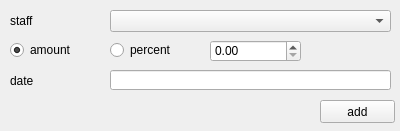
<?xml version="1.0" encoding="UTF-8"?>
<ui version="4.0">
 <class>Form</class>
 <widget class="QWidget" name="Form">
  <property name="geometry">
   <rect>
    <x>0</x>
    <y>0</y>
    <width>400</width>
    <height>131</height>
   </rect>
  </property>
  <property name="windowTitle">
   <string>Form</string>
  </property>
  <widget class="QLabel" name="label_9">
   <property name="geometry">
    <rect>
     <x>10</x>
     <y>10</y>
     <width>91</width>
     <height>21</height>
    </rect>
   </property>
   <property name="text">
    <string>staff</string>
   </property>
  </widget>
  <widget class="QComboBox" name="cmb_staff">
   <property name="geometry">
    <rect>
     <x>110</x>
     <y>10</y>
     <width>281</width>
     <height>22</height>
    </rect>
   </property>
  </widget>
  <widget class="QLineEdit" name="line_date">
   <property name="geometry">
    <rect>
     <x>110</x>
     <y>70</y>
     <width>281</width>
     <height>20</height>
    </rect>
   </property>
  </widget>
  <widget class="QDoubleSpinBox" name="spin_value">
   <property name="geometry">
    <rect>
     <x>210</x>
     <y>40</y>
     <width>91</width>
     <height>22</height>
    </rect>
   </property>
   <property name="decimals">
    <number>2</number>
   </property>
   <property name="maximum">
    <double>100000000.000000000000000</double>
   </property>
  </widget>
  <widget class="QLabel" name="label_6">
   <property name="geometry">
    <rect>
     <x>10</x>
     <y>70</y>
     <width>91</width>
     <height>21</height>
    </rect>
   </property>
   <property name="text">
    <string>date</string>
   </property>
  </widget>
  <widget class="QRadioButton" name="rdb_percent">
   <property name="geometry">
    <rect>
     <x>110</x>
     <y>40</y>
     <width>91</width>
     <height>20</height>
    </rect>
   </property>
   <property name="text">
    <string>percent</string>
   </property>
  </widget>
  <widget class="QRadioButton" name="rdb_amount">
   <property name="geometry">
    <rect>
     <x>10</x>
     <y>40</y>
     <width>91</width>
     <height>20</height>
    </rect>
   </property>
   <property name="text">
    <string>amount</string>
   </property>
   <property name="checked">
    <bool>true</bool>
   </property>
  </widget>
  <widget class="QLineEdit" name="line_result">
   <property name="geometry">
    <rect>
     <x>310</x>
     <y>40</y>
     <width>81</width>
     <height>20</height>
    </rect>
   </property>
   <property name="styleSheet">
    <string notr="true">background-color: transparent</string>
   </property>
   <property name="frame">
    <bool>false</bool>
   </property>
   <property name="readOnly">
    <bool>true</bool>
   </property>
  </widget>
  <widget class="QPushButton" name="btn_run">
   <property name="geometry">
    <rect>
     <x>320</x>
     <y>100</y>
     <width>75</width>
     <height>23</height>
    </rect>
   </property>
   <property name="text">
    <string>add</string>
   </property>
  </widget>
 </widget>
 <resources/>
 <connections/>
</ui>
